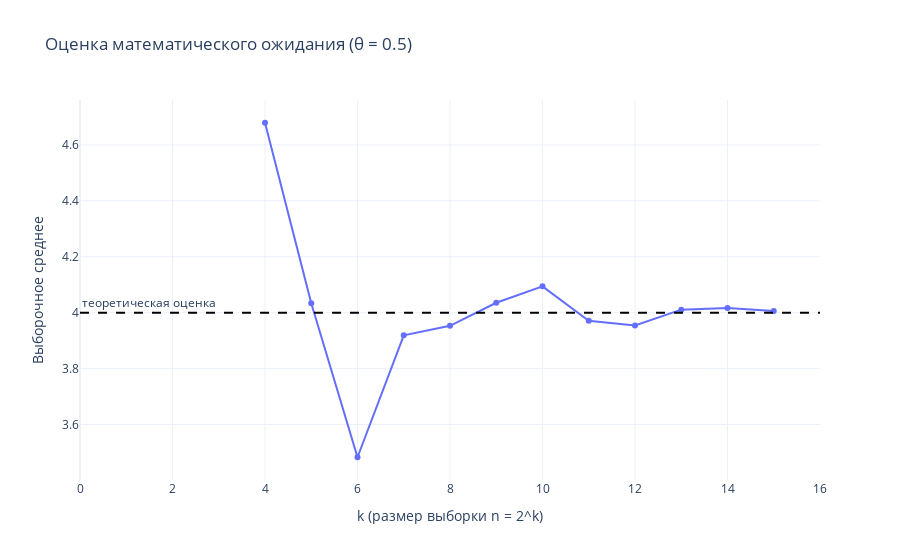
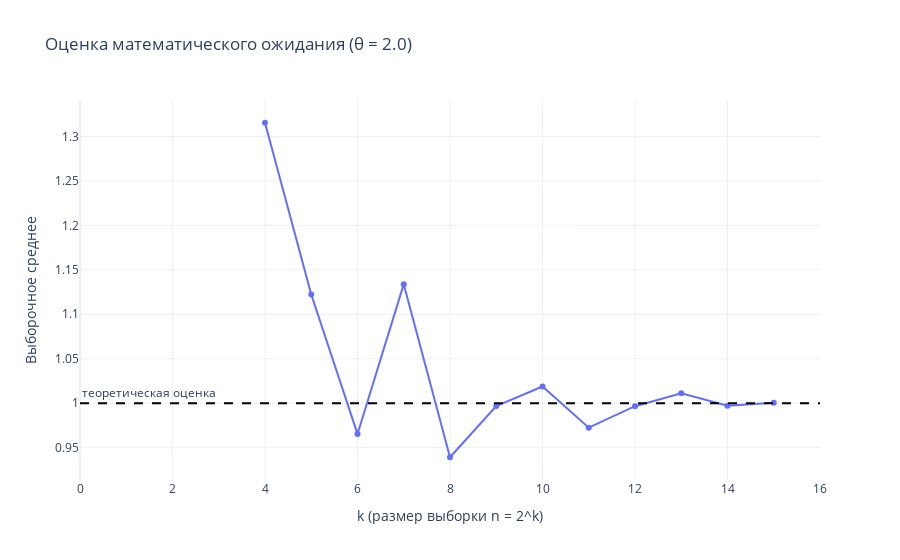
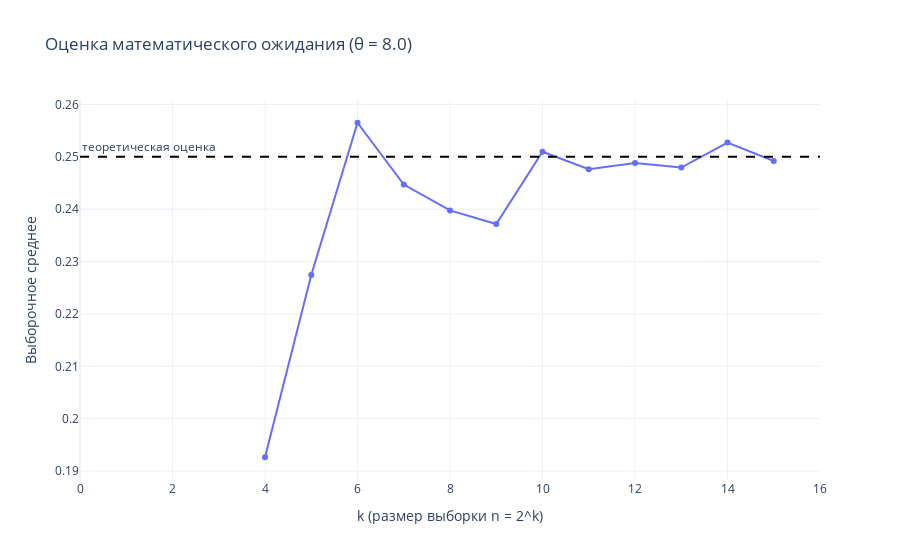
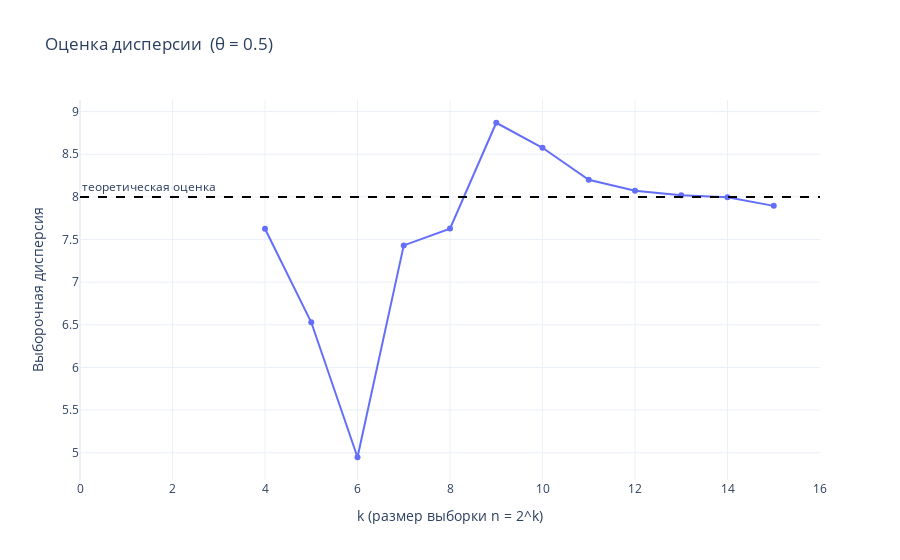

The code cell stored with these charts, in order, in its notebook:
### Markdown cell above
Сама визуализация:

### Code cell
def plot_estimate_for_theta(
    df_theta: pd.DataFrame,
    y_col: str,
    y_theor_col: str,
    title: str,
    y_axis_title: str,
):
    theta = df_theta["theta"].iloc[0]

    fig = px.line(
        df_theta,
        x="k",         
        y=y_col,
        markers=True,
        title=f"{title} (θ = {theta})",
        labels={
            "k": "k (размер выборки n = 2^k)",
            y_col: y_axis_title,
        },
    )

    max_k = df_theta["k"].max()
    fig.update_xaxes(range=[0, max_k + 1])
    fig.update_yaxes(range=[0, None])

    y_theor = df_theta[y_theor_col].iloc[0]
    fig.add_hline(
        y=y_theor,
        line_dash="dash",
        line_color="black",
        annotation_text="теоретическая оценка",
        annotation_position="top left",
    )

    fig.update_layout(template="plotly_white")
    fig.show()


# Оценка E\xi^2

for theta in thetas:
    df_theta = results[results["theta"] == theta]
    plot_estimate_for_theta(
        df_theta,
        y_col="sample_mean",
        y_theor_col="E_xi_theor",
        title="Оценка математического ожидания",
        y_axis_title="Выборочное среднее",
    )

# Оценка Var\xi
for theta in thetas:
    df_theta = results[results["theta"] == theta]
    plot_estimate_for_theta(
        df_theta,
        y_col="sample_var",
        y_theor_col="Var_xi_theor",
        title="Оценка дисперсии ",
        y_axis_title="Выборочная дисперсия",
    )

# Оценка E\xi^2
for theta in thetas:
    df_theta = results[results["theta"] == theta]
    plot_estimate_for_theta(
        df_theta,
        y_col="sample_E_xi2",
        y_theor_col="E_xi2_theor",
        title="Оценка второго момента",
        y_axis_title="Выборочная оценка",
    )

### Figure 1 — Plotly figure (JSON) as saved in the notebook; plotly's stock layout.template omitted (floating-point values rounded to 4 significant figures)
{"data": [{"hovertemplate": "k (размер выборки n = 2^k)=%{x}<br>Выборочное среднее=%{y}<extra></extra>", "legendgroup": "", "line": {"color": "#636efa", "dash": "solid"}, "marker": {"symbol": "circle"}, "mode": "lines+markers", "name": "", "orientation": "v", "showlegend": false, "type": "scatter", "x": [4, 5, 6, 7, 8, 9, 10, 11, 12, 13, 14, 15], "xaxis": "x", "y": [4.679, 4.034, 3.483, 3.919, 3.953, 4.036, 4.094, 3.971, 3.954, 4.011, 4.017, 4.006], "yaxis": "y"}], "layout": {"annotations": [{"showarrow": false, "text": "теоретическая оценка", "x": 0, "xanchor": "left", "xref": "x domain", "y": 4, "yanchor": "bottom", "yref": "y"}], "legend": {"tracegroupgap": 0}, "shapes": [{"line": {"color": "black", "dash": "dash"}, "type": "line", "x0": 0, "x1": 1, "xref": "x domain", "y0": 4, "y1": 4, "yref": "y"}], "title": {"text": "Оценка математического ожидания (θ = 0.5)"}, "xaxis": {"anchor": "y", "domain": [0, 1], "range": [0, 16], "title": {"text": "k (размер выборки n = 2^k)"}}, "yaxis": {"anchor": "x", "domain": [0, 1], "range": [0, null], "title": {"text": "Выборочное среднее"}}}}

### Figure 2 — Plotly figure (JSON) as saved in the notebook; plotly's stock layout.template omitted (floating-point values rounded to 4 significant figures)
{"data": [{"hovertemplate": "k (размер выборки n = 2^k)=%{x}<br>Выборочное среднее=%{y}<extra></extra>", "legendgroup": "", "line": {"color": "#636efa", "dash": "solid"}, "marker": {"symbol": "circle"}, "mode": "lines+markers", "name": "", "orientation": "v", "showlegend": false, "type": "scatter", "x": [4, 5, 6, 7, 8, 9, 10, 11, 12, 13, 14, 15], "xaxis": "x", "y": [1.315, 1.122, 0.9654, 1.134, 0.9392, 0.9968, 1.019, 0.9725, 0.9966, 1.011, 0.9972, 1.001], "yaxis": "y"}], "layout": {"annotations": [{"showarrow": false, "text": "теоретическая оценка", "x": 0, "xanchor": "left", "xref": "x domain", "y": 1, "yanchor": "bottom", "yref": "y"}], "legend": {"tracegroupgap": 0}, "shapes": [{"line": {"color": "black", "dash": "dash"}, "type": "line", "x0": 0, "x1": 1, "xref": "x domain", "y0": 1, "y1": 1, "yref": "y"}], "title": {"text": "Оценка математического ожидания (θ = 2.0)"}, "xaxis": {"anchor": "y", "domain": [0, 1], "range": [0, 16], "title": {"text": "k (размер выборки n = 2^k)"}}, "yaxis": {"anchor": "x", "domain": [0, 1], "range": [0, null], "title": {"text": "Выборочное среднее"}}}}

### Figure 3 — Plotly figure (JSON) as saved in the notebook; plotly's stock layout.template omitted (floating-point values rounded to 4 significant figures)
{"data": [{"hovertemplate": "k (размер выборки n = 2^k)=%{x}<br>Выборочное среднее=%{y}<extra></extra>", "legendgroup": "", "line": {"color": "#636efa", "dash": "solid"}, "marker": {"symbol": "circle"}, "mode": "lines+markers", "name": "", "orientation": "v", "showlegend": false, "type": "scatter", "x": [4, 5, 6, 7, 8, 9, 10, 11, 12, 13, 14, 15], "xaxis": "x", "y": [0.1926, 0.2275, 0.2565, 0.2447, 0.2398, 0.2372, 0.251, 0.2477, 0.2488, 0.2479, 0.2527, 0.2492], "yaxis": "y"}], "layout": {"annotations": [{"showarrow": false, "text": "теоретическая оценка", "x": 0, "xanchor": "left", "xref": "x domain", "y": 0.25, "yanchor": "bottom", "yref": "y"}], "legend": {"tracegroupgap": 0}, "shapes": [{"line": {"color": "black", "dash": "dash"}, "type": "line", "x0": 0, "x1": 1, "xref": "x domain", "y0": 0.25, "y1": 0.25, "yref": "y"}], "title": {"text": "Оценка математического ожидания (θ = 8.0)"}, "xaxis": {"anchor": "y", "domain": [0, 1], "range": [0, 16], "title": {"text": "k (размер выборки n = 2^k)"}}, "yaxis": {"anchor": "x", "domain": [0, 1], "range": [0, null], "title": {"text": "Выборочное среднее"}}}}

### Figure 4 — Plotly figure (JSON) as saved in the notebook; plotly's stock layout.template omitted (floating-point values rounded to 4 significant figures)
{"data": [{"hovertemplate": "k (размер выборки n = 2^k)=%{x}<br>Выборочная дисперсия=%{y}<extra></extra>", "legendgroup": "", "line": {"color": "#636efa", "dash": "solid"}, "marker": {"symbol": "circle"}, "mode": "lines+markers", "name": "", "orientation": "v", "showlegend": false, "type": "scatter", "x": [4, 5, 6, 7, 8, 9, 10, 11, 12, 13, 14, 15], "xaxis": "x", "y": [7.627, 6.53, 4.947, 7.431, 7.628, 8.869, 8.576, 8.2, 8.072, 8.02, 7.996, 7.895], "yaxis": "y"}], "layout": {"annotations": [{"showarrow": false, "text": "теоретическая оценка", "x": 0, "xanchor": "left", "xref": "x domain", "y": 8, "yanchor": "bottom", "yref": "y"}], "legend": {"tracegroupgap": 0}, "shapes": [{"line": {"color": "black", "dash": "dash"}, "type": "line", "x0": 0, "x1": 1, "xref": "x domain", "y0": 8, "y1": 8, "yref": "y"}], "title": {"text": "Оценка дисперсии  (θ = 0.5)"}, "xaxis": {"anchor": "y", "domain": [0, 1], "range": [0, 16], "title": {"text": "k (размер выборки n = 2^k)"}}, "yaxis": {"anchor": "x", "domain": [0, 1], "range": [0, null], "title": {"text": "Выборочная дисперсия"}}}}
